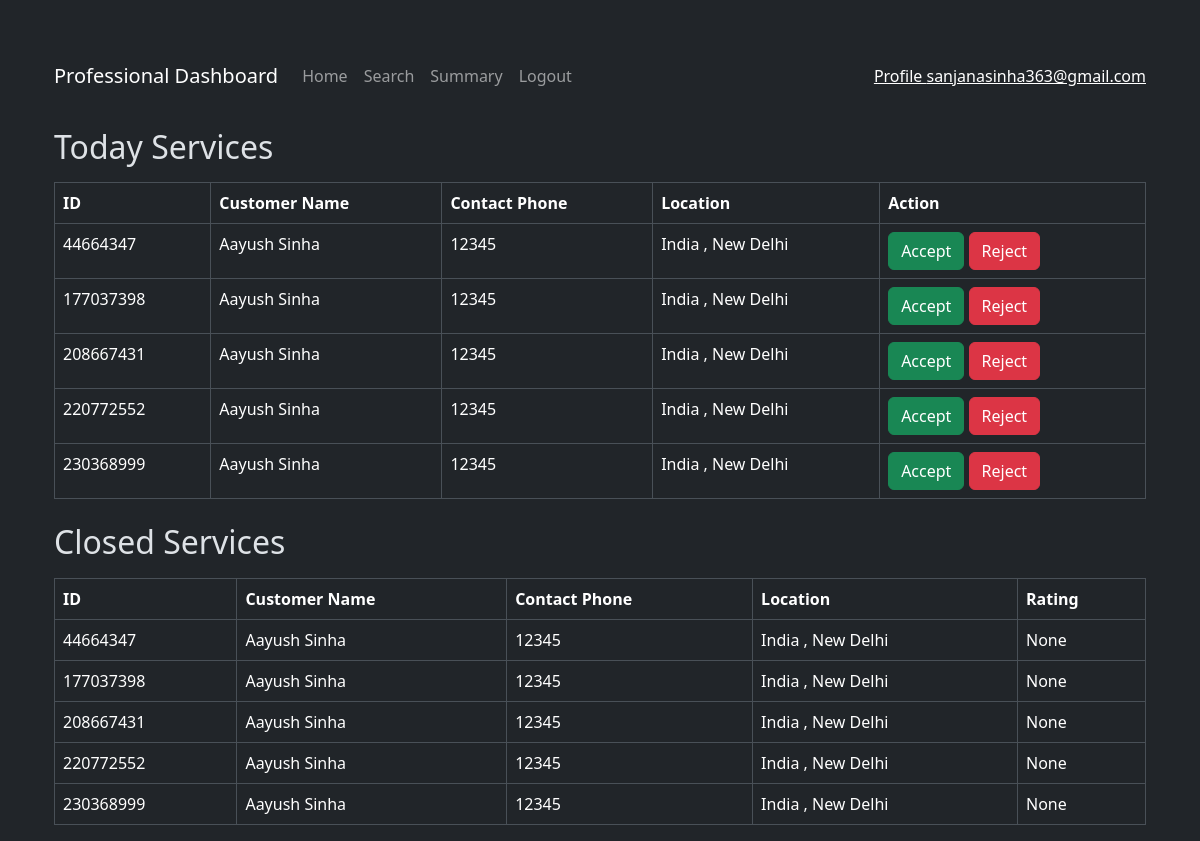
/professional_dashboard (signed in), run on the app's committed database.
### models.py (models this page shows)
class User(db.Model):
    __tablename__ = "user"
    id = db.Column(db.Integer, primary_key=True)
    username = db.Column(db.String(80), unique=True, nullable=False)
    passhash = db.Column(db.String(80), nullable=False)
    name = db.Column(db.String(80), nullable=False)
    role = db.Column(db.String(20), nullable=False)
    professional = db.relationship('Professional', backref='user', lazy=True)
    customer = db.relationship('Customer', backref='user', lazy=True)

class ServiceRequest(db.Model):
    __tablename__ = 'service_request'
    id = db.Column(db.Integer, primary_key=True)
    customer_id = db.Column(db.Integer, db.ForeignKey('customer.id'), nullable=False)  # Reference to Customer
    professional_id = db.Column(db.Integer, db.ForeignKey('professional.id'), nullable=True)  # Reference to Professional
    service_id = db.Column(db.Integer, db.ForeignKey('service.id'), nullable=False)
    date_of_request = db.Column(db.DateTime, default=datetime.utcnow, nullable=False)
    date_of_completion = db.Column(db.DateTime, nullable=True)
    status = db.Column(db.String(20), default='requested', nullable=False)
    rating = db.Column(db.Integer, nullable=True)
    remarks = db.Column(db.Text, nullable=True)
    customer = db.relationship('Customer', back_populates='service_requests')
    service = db.relationship('Service', back_populates='service_requests')
    professional = db.relationship('Professional', back_populates='service_requests')
    review = db.relationship('Review', back_populates='service_request', lazy=True)

class Customer(db.Model):
    __tablename__ = 'customer'
    id = db.Column(db.Integer, db.ForeignKey('user.id'), primary_key=True)
    address = db.Column(db.Text, nullable=False)
    pincode = db.Column(db.String(6), nullable=False)
    contact = db.Column(db.String(10), nullable=False)
    service_requests = db.relationship('ServiceRequest', back_populates='customer', lazy=True)

### app.py (the view)
@app.route('/professional_dashboard')
def professional_dashboard():
    user_id = session['user_id']
    professional = Professional.query.get(user_id)
    user = User.query.get(user_id)
    service = Service.query.all()
    today_services = ServiceRequest.query.filter_by(service_id=professional.service_id).all()
    print(today_services, 'today_services')
    print(professional.address,service)
    return render_template('professional_dashboard.html',today_services=today_services, closed_services=today_services,professional=professional, service=service,user=user)

### templates/professional_dashboard.html (shortened to what this page needs)
{% extends "layout.html" %}  {% block content %}
<div class="container mt-5">
  <nav class="navbar navbar-expand-lg navbar-dark bg-dark">
    <a class="navbar-brand" href="#">Professional Dashboard</a>
    <div class="collapse navbar-collapse">
      <ul class="navbar-nav mr-auto">
        <li class="nav-item">
          <a class="nav-link" href="">Home</a>
        </li>
        <li class="nav-item">
          <a class="nav-link" href="">Search</a>
        </li>
        <li class="nav-item">
          <a class="nav-link" href="">Summary</a>
        </li>
        <li class="nav-item">
          <a class="nav-link" href="">Logout</a>
        </li>
      </ul>
    </div>
    <span class="navbar-text">
      <a href="">Profile {{ user.username }}</a>
    </span>
  </nav>
  <h2 class="mt-4">Today Services</h2>
  <table class="table table-bordered mt-3">
    <thead>
      <tr>
        <th>ID</th>
        <th>Customer Name</th>
        <th>Contact Phone</th>
        <th>Location</th>
        <th>Action</th>
      </tr>
    </thead>
    <tbody>
      {% for service_request in today_services %}
      <tr>
        <td>{{ service_request.id }}</td>
        <td>{{ service_request.customer.user.name }}</td>
        <td>{{ service_request.customer.contact }}</td>
        <td>{{ service_request.customer.address }}</td>
        <td>
          <a
            href="{{ url_for('accept_service', service_id=service_request.id) }}"
            class="btn btn-success"
            >Accept</a
          >
          <a
            href="{{ url_for('reject_service', service_id=service_request.id) }}"
            class="btn btn-danger"
            >Reject</a
          >
        </td>
      </tr>
      {% endfor %}
    </tbody>
  </table>
  <h2 class="mt-4">Closed Services</h2>
  <table class="table table-bordered mt-3">
    <thead>
      <tr>
        <th>ID</th>
        <th>Customer Name</th>
        <th>Contact Phone</th>
        <th>Location</th>
        <th>Rating</th>
      </tr>
    </thead>
    <tbody>
      {% for service_request in closed_services %}
      <tr>
        <td>{{ service_request.id }}</td>
        <td>{{ service_request.customer.user.name }}</td>
        <td>{{ service_request.customer.contact }}</td>
        <td>{{ service_request.customer.address }}</td>
        <td>{{ service_request.rating }}</td>
      </tr>
      {% endfor %}
    </tbody>
  </table>
</div>
{% endblock %}

### templates/layout.html (shortened to what this page needs)
<!DOCTYPE html>
<html lang="en">
  <head>
    <link
      href="https://cdn.jsdelivr.net/npm/bootstrap@5.3.3/dist/css/bootstrap.min.css"
      rel="stylesheet"
    />
  </head>
  <body data-bs-theme="dark">
    <div class="container mt-4">
      {% block content %} {% endblock %}
    </div>
  </body>
</html>

### data on the page
User: username "sanjanasinha363@gmail.com"
ServiceRequest: id "44664347", customer.user.name "Aayush Sinha", customer.contact "12345", customer.address "India , New Delhi", rating "None"
ServiceRequest: id "177037398", customer.user.name "Aayush Sinha", customer.contact "12345", customer.address "India , New Delhi", rating "None"
ServiceRequest: id "208667431", customer.user.name "Aayush Sinha", customer.contact "12345", customer.address "India , New Delhi", rating "None"
ServiceRequest: id "220772552", customer.user.name "Aayush Sinha", customer.contact "12345", customer.address "India , New Delhi", rating "None"
ServiceRequest: id "230368999", customer.user.name "Aayush Sinha", customer.contact "12345", customer.address "India , New Delhi", rating "None"
